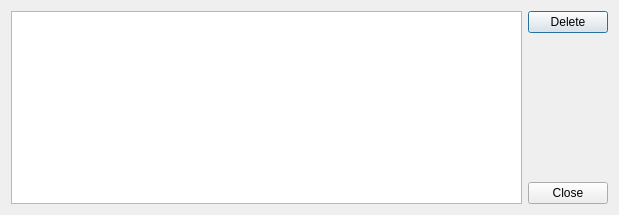
<?xml version="1.0" encoding="UTF-8"?>
<ui version="4.0">
 <class>ManageDlg</class>
 <widget class="QDialog" name="ManageDlg">
  <property name="geometry">
   <rect>
    <x>0</x>
    <y>0</y>
    <width>619</width>
    <height>215</height>
   </rect>
  </property>
  <property name="windowTitle">
   <string>Manage favorites</string>
  </property>
  <layout class="QGridLayout" name="gridLayout">
   <item row="0" column="0" rowspan="3">
    <widget class="QListWidget" name="favoritesList"/>
   </item>
   <item row="0" column="1">
    <widget class="QPushButton" name="deleteBtn">
     <property name="text">
      <string>Delete</string>
     </property>
    </widget>
   </item>
   <item row="1" column="1">
    <spacer name="verticalSpacer">
     <property name="orientation">
      <enum>Qt::Vertical</enum>
     </property>
     <property name="sizeHint" stdset="0">
      <size>
       <width>20</width>
       <height>138</height>
      </size>
     </property>
    </spacer>
   </item>
   <item row="2" column="1">
    <widget class="QPushButton" name="closeBtn">
     <property name="text">
      <string>Close</string>
     </property>
    </widget>
   </item>
  </layout>
 </widget>
 <resources/>
 <connections/>
</ui>
